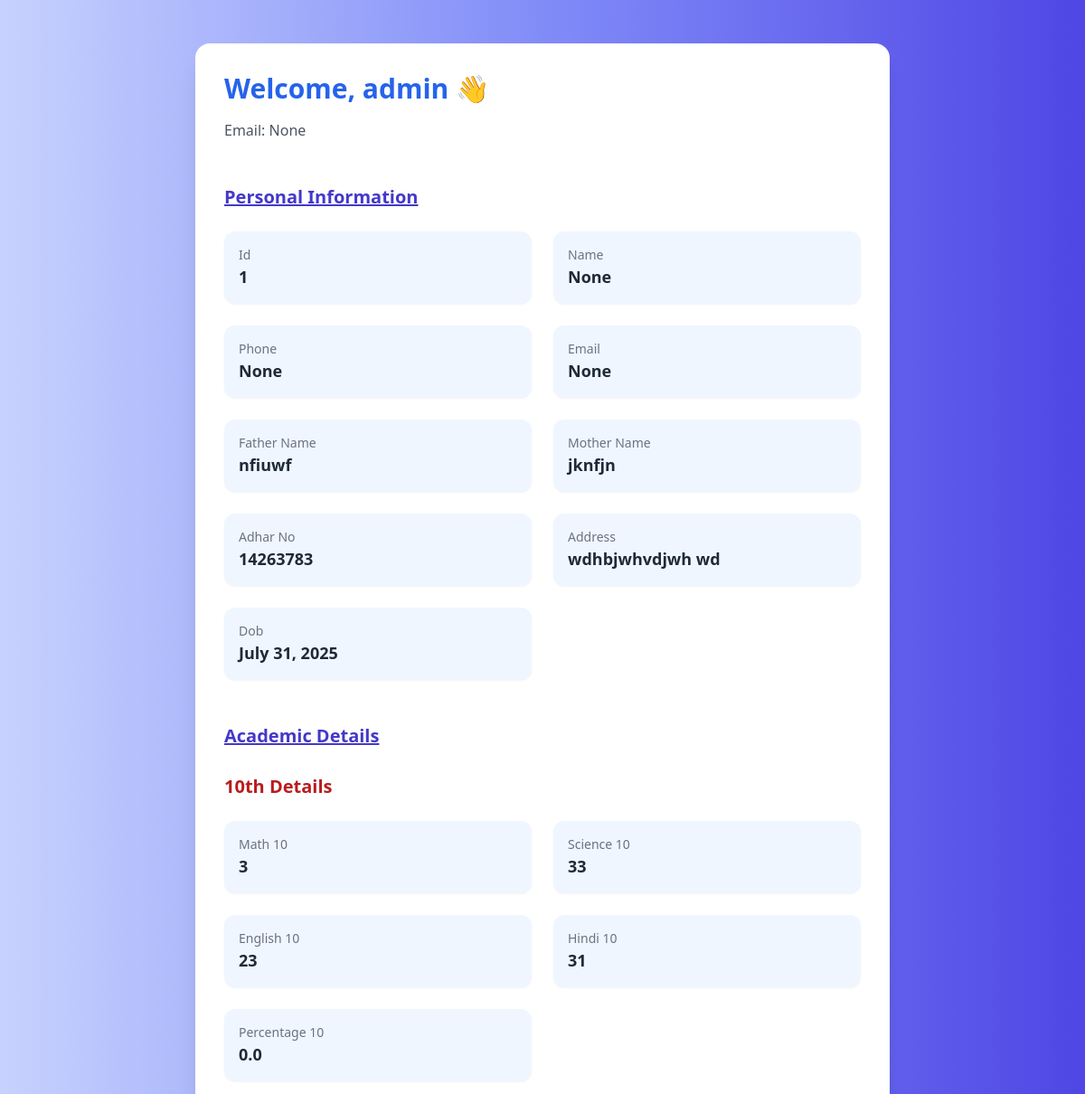
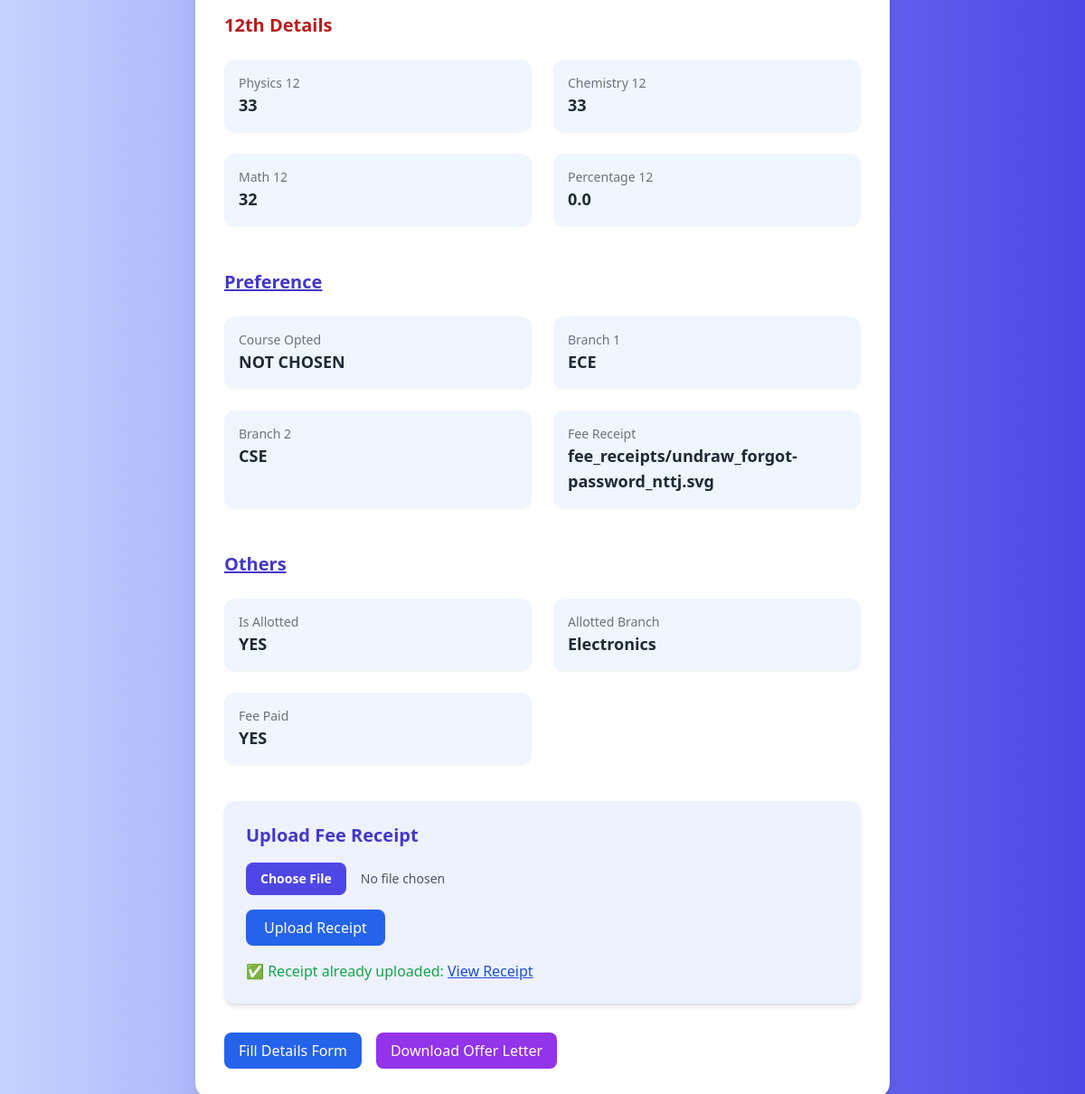
Screenshot of /dashboard/ (signed in) with the database file from the repository (2 pictures, top to bottom).
### home/models.py (models this page shows, shortened)
class CustomUser(AbstractUser):
    is_student = models.BooleanField(default=False)

class StudentDetail(models.Model):
    COURSE_CHOISE=[
        ('','NOT CHOSEN'),
        ('MCA','MCA'),
        ('BCA','BCA'),
        ('B-TECH','B-TECH'),
    ]
    ALLOTTED_BRANCH= [
                        ('', 'Waiting'),
                        ('CSE', 'Computer Science'),
                        ('ECE', 'Electronics'),
                        ('ME', 'Mechanical'),
                        ('CE', 'Civil'),
                      ]
    FEE_PAID=[('','Waiting'),
                ('NO','NO'),
                ('YES','YES'),
                ('COMMING','COMMING'),]
    IS_ALLOTTED=[('','Waiting'),
                ('NO','NO'),
                ('YES','YES'),
                ('COMMING','COMMING'),
    ]
    user = models.OneToOneField('CustomUser', on_delete=models.CASCADE)
    name = models.CharField(max_length=150,blank=True, null=True)
    phone = models.CharField(max_length=15,blank=True, null=True)
    email = models.EmailField(unique=True,blank=True, null=True)
    father_name=models.CharField(max_length=100)
    mother_name=models.CharField(max_length=100)
    adhar_no=models.CharField(max_length=15)
    address = models.TextField()
    dob = models.DateField()
    math_10 = models.IntegerField(validators=[MinValueValidator(0), MaxValueValidator(100)])
    science_10 = models.IntegerField(validators=[MinValueValidator(0), MaxValueValidator(100)])
    english_10 = models.IntegerField(validators=[MinValueValidator(0), MaxValueValidator(100)])
    hindi_10 = models.IntegerField(validators=[MinValueValidator(0), MaxValueValidator(100)])
    Percentage_10 = models.FloatField(validators=[MinValueValidator(0.0), MaxValueValidator(100.0)],
                                   default=0.0)
    physics_12 = models.IntegerField(validators=[MinValueValidator(0), MaxValueValidator(100)])
    chemistry_12 = models.IntegerField(validators=[MinValueValidator(0), MaxValueValidator(100)])
    math_12 = models.IntegerField(validators=[MinValueValidator(0), MaxValueValidator(100)])
    Percentage_12 = models.FloatField(validators=[MinValueValidator(0.0), MaxValueValidator(100.0)],
                                   default=0.0)
    course_opted = models.CharField(
        max_length=50,
        choices=COURSE_CHOISE,
        blank=True,
        default='',
        verbose_name="Course Opted"
    )
    branch_1 = models.CharField(max_length=50)
    branch_2 = models.CharField(max_length=50)
    fee_receipt = models.ImageField(
        upload_to="fee_receipts/",   # folder inside MEDIA_ROOT
        blank=True,
        null=True,
        verbose_name="Fee Receipt"
    )
    rank = models.PositiveIntegerField(null=True, blank=True)
    is_allotted = models.CharField(
        max_length=50,
        choices=IS_ALLOTTED,
        blank=True,
        default='',
        verbose_name="Is Allotted"
    )
    allotted_branch = models.CharField(
        max_length=50,
        choices=ALLOTTED_BRANCH,
        blank=True,
        default='',
        verbose_name="Allotted Branch"
    )
    fee_paid = models.CharField(max_length=50,
        choices=FEE_PAID,
        blank=True,
        default='',
        verbose_name="Fee Paid"
    )

### home/views.py (the view)
# urls.py: path('dashboard/', student_dashboard, name='student_dashboard'),
@login_required
def student_dashboard(request):
    try:
        student=StudentDetail.objects.get(user=request.user)
    except StudentDetail.DoesNotExist:
        student=None
    student_data=[]
    if student:
        for field in StudentDetail._meta.fields:
            if field.name not in ['user','rank']:
                if field.choices:
                    value = getattr(student, f"get_{field.name}_display")()
                else:
                    value = getattr(student, field.name)
                student_data.append((field.verbose_name.replace('_', ' ').title(), value))
    return render(request, 'student_dashboard.html',
                  {
                      'student_data': dict(student_data),
                      'student': student
                  })

### templates/student_dashboard.html (shortened to what this page needs)
{% load custom_filters %}
<!DOCTYPE html>
<html lang="en">
  <head>
    <script src="https://cdn.tailwindcss.com"></script>
  </head>
  <body class=" bg-gradient-to-r from-indigo-200 via-indigo-400 to-indigo-600 min-h-screen font-sans">
    <div class="max-w-3xl mx-auto mt-12 mb-12 bg-white rounded-2xl shadow-xl p-8">
      <h1 class="text-3xl font-bold text-blue-600 mb-4">
        Welcome, {{ user }} 👋
      </h1>
      {% for name, value in student_data.items %}
        {%if name == 'Email'%}
          <p class="text-gray-600 text-md mb-6">
            Email: <span class="font-medium">{{ value }}</span>
          </p>
        {% endif %}
      {% endfor %}
        <div class='grid grid-cols-1 sm:grid-cols-2 gap-6'>
        {% for name, value in student_data.items %}
          {%if name == 'Id'%}
              <h3 class="text-xl underline font-semibold col-span-2 mt-6 text-indigo-700">Personal Information</h3>
          {%elif name == 'Math 10'%}
              <h3 class="text-xl underline font-semibold col-span-2 mt-6 text-indigo-700">Academic Details</h3>
              <h5 class="text-xl font-semibold col-span-2 mt-1 text-red-700">10th Details</h5>
          {%elif name == 'Physics 12'%}
              <h5 class="text-xl font-semibold col-span-2 mt-1 text-red-700">12th Details</h5>
          {%elif name == 'Course Opted'%}
              <h3 class="text-xl underline font-semibold col-span-2 mt-6 text-indigo-700">Preference</h3>
          {%elif name == 'Is Allotted'%}
              <h3 class="text-xl underline font-semibold col-span-2 mt-6 text-indigo-700">Others</h3>
          {% endif %}
          <div class="bg-blue-50 p-4 rounded-xl shadow-sm">
          <p class="text-sm text-gray-500">{{ name }}</p>
          <p class="text-lg font-semibold text-gray-800">{{ value }}</p>
          </div>
        {% endfor %}
        </div>
        <div class="mt-10 bg-indigo-50 p-6 rounded-xl shadow-md">
    <h2 class="text-xl font-semibold text-indigo-700 mb-4">Upload Fee Receipt</h2>
    <form method="POST" enctype="multipart/form-data" action="{% url 'upload_fee_receipt' %}">
    <input
      type="file"
      name="receipt"
      accept="image/*"
      class="block w-full text-sm text-gray-600
             file:mr-4 file:py-2 file:px-4
             file:rounded-lg file:border-0
             file:text-sm file:font-semibold
             file:bg-indigo-600 file:text-white
             hover:file:bg-indigo-700
             mb-4"
      required
    >
    <button
      type="submit"
      class="px-5 py-2 bg-blue-600 text-white rounded-lg hover:bg-blue-700 transition"
    >
      Upload Receipt
    </button>
  </form>
  {% if user.studentdetail.fee_receipt %}
    <p class="mt-4 text-green-600 font-medium">
      ✅ Receipt already uploaded:
      <a href="{{ user.studentdetail.fee_receipt.url }}" target="_blank" class="underline text-blue-700">
        View Receipt
      </a>
    </p>
  {% else %}
    <p class="mt-4 text-red-600">No receipt uploaded yet.</p>
  {% endif %}
</div>
      <div class="mt-8 flex flex-wrap gap-4">
        <a
          href="{% url 'form_submit' %}"
          class="px-4 py-2 bg-blue-600 text-white rounded-lg hover:bg-blue-700 transition"
        >
          Fill Details Form
        </a>
        <a
          href="{% url 'generate_offer_letter' %}"
          class="px-4 py-2 bg-purple-600 text-white rounded-lg hover:bg-purple-700 transition
          {% if student.fee_paid == 'YES' %}
          {% else %}
            pointer-events-none opacity-50
          {% endif %}"
        >
          Download Offer Letter
        </a>
      </div>
    </div>
  </body>
</html>

### rows the page displays
CustomUser: username "admin"
StudentDetail: student_data "nfiuwf" "jknfjn" "14263783" "wdhbjwhvdjwh wd" "July 31, 2025" "0.0" "0.0" "ECE" "CSE" "fee_receipts/undraw_forgot-password_nttj.svg"

### other values shown
{{ value }} "None"
{{ name }} "Id" "Name" "Phone" "Email" "Father Name" "Mother Name" "Adhar No" "Address" "Dob" "Math 10" "Science 10" "English 10" "Hindi 10" "Percentage 10" "Physics 12" "Chemistry 12" "Math 12" "Percentage 12" "Course Opted" "Branch 1" "Branch 2" "Fee Receipt" "Is Allotted" "Allotted Branch" "Fee Paid"
{{ value }} "1" "None" "None" "None" "3" "33" "23" "31" "33" "33" "32" "NOT CHOSEN" "YES" "Electronics" "YES"
